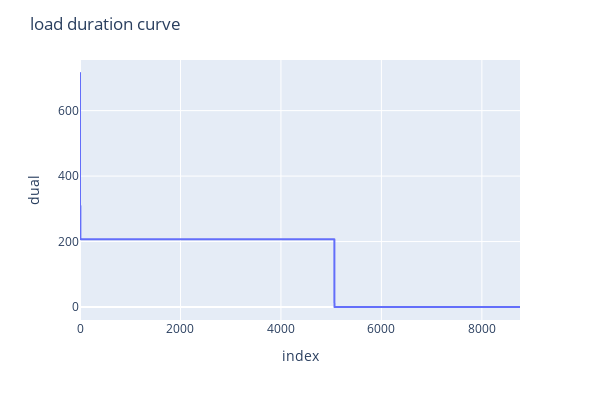

Here is the notebook cell this chart was saved with:
### Code cell
# dual_df = dual_dfs["balance_constraint"]
price_duration = dual_df.sort_values(by="dual", ascending=False).reset_index(names=["old_idx"])
fig = px.line(price_duration.reset_index(), x="index", y="dual", hover_data=["old_idx"])
fig.update_layout(width=600, height=400, title="load duration curve")

### Figure 1 — Plotly figure (JSON) as saved in the notebook; plotly's stock layout.template omitted (floating-point values rounded to 4 significant figures; data arrays with more than 128 entries replaced by an {"elided": "..."} marker saying what was removed)
{"data": [{"customdata": {"elided": "8760x1 int values"}, "hovertemplate": "index=%{x}<br>dual=%{y}<br>old_idx=%{customdata[0]}<extra></extra>", "legendgroup": "", "line": {"color": "#636efa", "dash": "solid"}, "marker": {"symbol": "circle"}, "mode": "lines", "name": "", "showlegend": false, "type": "scattergl", "x": {"elided": "8760 int values"}, "xaxis": "x", "y": {"elided": "8760 float values"}, "yaxis": "y"}], "layout": {"height": 400, "legend": {"tracegroupgap": 0}, "margin": {"t": 60}, "title": {"text": "load duration curve"}, "width": 600, "xaxis": {"anchor": "y", "domain": [0, 1], "title": {"text": "index"}}, "yaxis": {"anchor": "x", "domain": [0, 1], "title": {"text": "dual"}}}}
